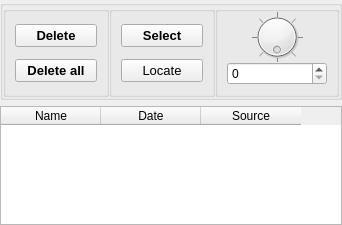
       <widget class="QWidget" name="MeasurementsList">
        <property name="geometry">
         <rect>
          <x>0</x>
          <y>0</y>
          <width>342</width>
          <height>225</height>
         </rect>
        </property>
        <attribute name="label">
         <string>Measurements List</string>
        </attribute>
        <layout class="QGridLayout" name="gridLayout_2">
         <property name="margin">
          <number>0</number>
         </property>
         <item row="0" column="0">
          <widget class="QGroupBox" name="boxMeasurementBtn">
           <property name="sizePolicy">
            <sizepolicy hsizetype="Minimum" vsizetype="Minimum">
             <horstretch>0</horstretch>
             <verstretch>0</verstretch>
            </sizepolicy>
           </property>
           <property name="minimumSize">
            <size>
             <width>300</width>
             <height>100</height>
            </size>
           </property>
           <property name="maximumSize">
            <size>
             <width>10000</width>
             <height>400</height>
            </size>
           </property>
           <property name="title">
            <string/>
           </property>
           <layout class="QGridLayout" name="gridLayout_8">
            <property name="margin">
             <number>0</number>
            </property>
            <property name="spacing">
             <number>0</number>
            </property>
            <item row="0" column="0">
             <widget class="QGroupBox" name="group_measurementManager">
              <property name="maximumSize">
               <size>
                <width>200</width>
                <height>200</height>
               </size>
              </property>
              <property name="title">
               <string/>
              </property>
              <layout class="QVBoxLayout" name="verticalLayout_11">
               <property name="spacing">
                <number>0</number>
               </property>
               <property name="topMargin">
                <number>0</number>
               </property>
               <property name="bottomMargin">
                <number>0</number>
               </property>
               <item>
                <widget class="QPushButton" name="btnDelete">
                 <property name="font">
                  <font>
                   <pointsize>10</pointsize>
                   <weight>75</weight>
                   <bold>true</bold>
                  </font>
                 </property>
                 <property name="cursor">
                  <cursorShape>PointingHandCursor</cursorShape>
                 </property>
                 <property name="contextMenuPolicy">
                  <enum>Qt::DefaultContextMenu</enum>
                 </property>
                 <property name="text">
                  <string>Delete</string>
                 </property>
                </widget>
               </item>
               <item>
                <widget class="QPushButton" name="btnDeleteAll">
                 <property name="font">
                  <font>
                   <pointsize>10</pointsize>
                   <weight>75</weight>
                   <bold>true</bold>
                  </font>
                 </property>
                 <property name="cursor">
                  <cursorShape>PointingHandCursor</cursorShape>
                 </property>
                 <property name="contextMenuPolicy">
                  <enum>Qt::DefaultContextMenu</enum>
                 </property>
                 <property name="text">
                  <string>Delete all</string>
                 </property>
                </widget>
               </item>
              </layout>
             </widget>
            </item>
            <item row="0" column="1">
             <widget class="QGroupBox" name="group_locate">
              <property name="sizePolicy">
               <sizepolicy hsizetype="Minimum" vsizetype="Minimum">
                <horstretch>0</horstretch>
                <verstretch>0</verstretch>
               </sizepolicy>
              </property>
              <property name="maximumSize">
               <size>
                <width>250</width>
                <height>200</height>
               </size>
              </property>
              <property name="title">
               <string/>
              </property>
              <layout class="QVBoxLayout" name="verticalLayout_12">
               <property name="spacing">
                <number>0</number>
               </property>
               <property name="topMargin">
                <number>0</number>
               </property>
               <property name="bottomMargin">
                <number>0</number>
               </property>
               <item>
                <widget class="QPushButton" name="btnSelect">
                 <property name="font">
                  <font>
                   <pointsize>10</pointsize>
                   <weight>75</weight>
                   <bold>true</bold>
                  </font>
                 </property>
                 <property name="cursor">
                  <cursorShape>PointingHandCursor</cursorShape>
                 </property>
                 <property name="contextMenuPolicy">
                  <enum>Qt::DefaultContextMenu</enum>
                 </property>
                 <property name="text">
                  <string>Select</string>
                 </property>
                </widget>
               </item>
               <item>
                <widget class="QPushButton" name="btnLocate">
                 <property name="maximumSize">
                  <size>
                   <width>500</width>
                   <height>16777215</height>
                  </size>
                 </property>
                 <property name="font">
                  <font>
                   <pointsize>10</pointsize>
                  </font>
                 </property>
                 <property name="text">
                  <string>Locate</string>
                 </property>
                </widget>
               </item>
              </layout>
             </widget>
            </item>
            <item row="0" column="2">
             <widget class="QGroupBox" name="group_angle">
              <property name="sizePolicy">
               <sizepolicy hsizetype="Minimum" vsizetype="Preferred">
                <horstretch>0</horstretch>
                <verstretch>0</verstretch>
               </sizepolicy>
              </property>
              <property name="minimumSize">
               <size>
                <width>100</width>
                <height>0</height>
               </size>
              </property>
              <property name="maximumSize">
               <size>
                <width>150</width>
                <height>16777215</height>
               </size>
              </property>
              <property name="sizeIncrement">
               <size>
                <width>100</width>
                <height>0</height>
               </size>
              </property>
              <property name="baseSize">
               <size>
                <width>100</width>
                <height>0</height>
               </size>
              </property>
              <property name="title">
               <string/>
              </property>
              <property name="alignment">
               <set>Qt::AlignCenter</set>
              </property>
              <property name="flat">
               <bool>false</bool>
              </property>
              <layout class="QVBoxLayout" name="verticalLayout_9">
               <property name="spacing">
                <number>0</number>
               </property>
               <property name="leftMargin">
                <number>9</number>
               </property>
               <property name="topMargin">
                <number>0</number>
               </property>
               <property name="rightMargin">
                <number>9</number>
               </property>
               <property name="bottomMargin">
                <number>9</number>
               </property>
               <item>
                <widget class="QDial" name="dialAngle">
                 <property name="minimumSize">
                  <size>
                   <width>0</width>
                   <height>0</height>
                  </size>
                 </property>
                 <property name="maximumSize">
                  <size>
                   <width>100</width>
                   <height>100</height>
                  </size>
                 </property>
                 <property name="font">
                  <font>
                   <pointsize>12</pointsize>
                  </font>
                 </property>
                 <property name="cursor">
                  <cursorShape>OpenHandCursor</cursorShape>
                 </property>
                 <property name="maximum">
                  <number>359</number>
                 </property>
                 <property name="singleStep">
                  <number>10</number>
                 </property>
                 <property name="value">
                  <number>0</number>
                 </property>
                 <property name="sliderPosition">
                  <number>0</number>
                 </property>
                 <property name="tracking">
                  <bool>true</bool>
                 </property>
                 <property name="orientation">
                  <enum>Qt::Vertical</enum>
                 </property>
                 <property name="invertedAppearance">
                  <bool>false</bool>
                 </property>
                 <property name="invertedControls">
                  <bool>false</bool>
                 </property>
                 <property name="wrapping">
                  <bool>true</bool>
                 </property>
                 <property name="notchTarget">
                  <double>10.000000000000000</double>
                 </property>
                 <property name="notchesVisible">
                  <bool>true</bool>
                 </property>
                </widget>
               </item>
               <item>
                <widget class="QSpinBox" name="rotationAngle">
                 <property name="sizePolicy">
                  <sizepolicy hsizetype="Minimum" vsizetype="Fixed">
                   <horstretch>120</horstretch>
                   <verstretch>0</verstretch>
                  </sizepolicy>
                 </property>
                 <property name="minimumSize">
                  <size>
                   <width>100</width>
                   <height>0</height>
                  </size>
                 </property>
                 <property name="maximumSize">
                  <size>
                   <width>100</width>
                   <height>16777215</height>
                  </size>
                 </property>
                 <property name="maximum">
                  <number>360</number>
                 </property>
                </widget>
               </item>
              </layout>
             </widget>
            </item>
           </layout>
          </widget>
         </item>
         <item row="1" column="0">
          <widget class="QTableWidget" name="listMeasurements">
           <property name="sizePolicy">
            <sizepolicy hsizetype="Minimum" vsizetype="Expanding">
             <horstretch>0</horstretch>
             <verstretch>0</verstretch>
            </sizepolicy>
           </property>
           <property name="minimumSize">
            <size>
             <width>300</width>
             <height>0</height>
            </size>
           </property>
           <property name="dragDropOverwriteMode">
            <bool>false</bool>
           </property>
           <column>
            <property name="text">
             <string>Name</string>
            </property>
           </column>
           <column>
            <property name="text">
             <string>Date</string>
            </property>
           </column>
           <column>
            <property name="text">
             <string>Source</string>
            </property>
           </column>
          </widget>
         </item>
        </layout>
       </widget>
